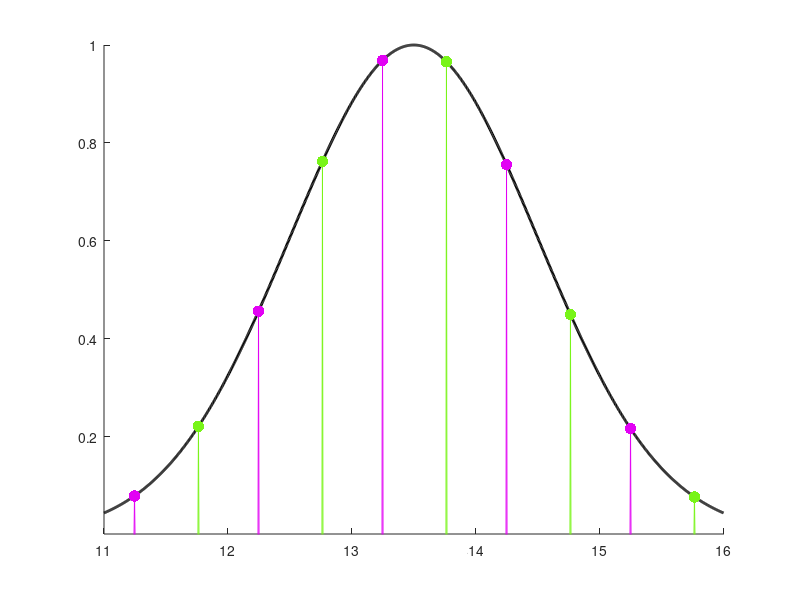
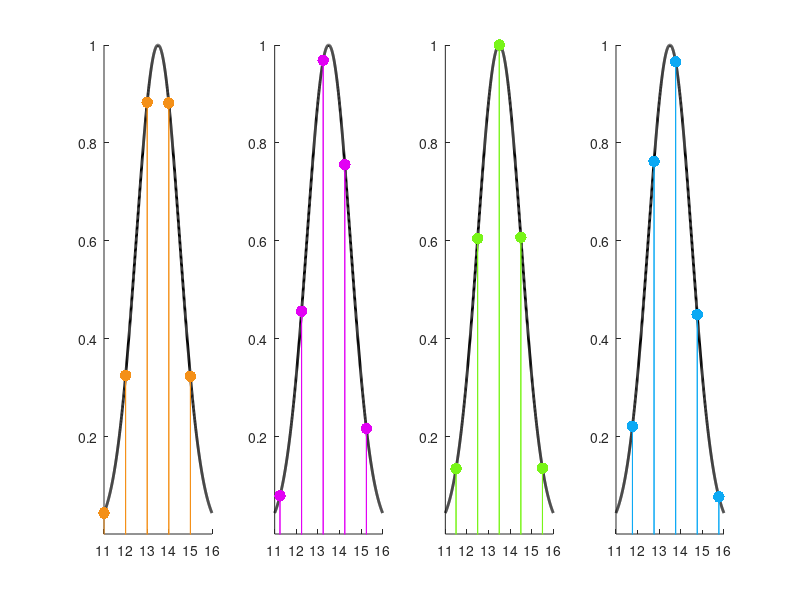

These charts were generated, in order, by the following MATLAB code: (Note: this script raises an error after producing the figures.)
%% Shepard tone spectrogram
% This script shows the spectrogram for the auditory stimuli
% Oude Lohuis et al. 2022 Nat Comms

Par.strAuStimType               = 'shepardtone';
Par.intSamplingRate             = 192000;                    %Preferred sampling rate
Par.FreqSpacing                 = 1/256;                    %Spacing between consecutive frequencies in octaves
Par.allOctaves                  = 13:Par.FreqSpacing:14-Par.FreqSpacing; %Init all octaves
Par.vecLoadFreqs                = 2.^Par.allOctaves;        %Init all frequencies
Par.vecLoadFreqs                = round(Par.vecLoadFreqs);  %Round them off to closest integer
% Par.vecLoadFreqs                = 8000:10:16000-10;  %Round them off to closest integer

Par.nFreqs                      = length(Par.vecLoadFreqs); %store number of loaded frequencies for module circularity
Par.ShepardTones                = 5;                        %Number of shepard tones (partial tones above and below)
Par.ShepardWeights              = gausswin(length(Par.vecLoadFreqs) * Par.ShepardTones); %Generate partial tone weights divide for sound range 0-1
Par.allHarmonics                = transpose((13-2):Par.FreqSpacing:(14+2)-Par.FreqSpacing);
Par.vecFreqChange               = 0.5;                      %Vector with possible delta frequency in octave
Par.minSampleDur                = 0.02;                     %Minimum duration of loaded tone that is repeated (too low and the schedule might get empty)
Par.maxSampleDur                = 0.1;                      %Maximum duration of loaded tone that is repeated (this determines resolution for changing ad hoc)

intThisTrial                    = 1;
Par.Stim.vecAuStimInt(intThisTrial) = 1;

%% Figure of weights in compound Shepard tone
exampletones = [64 196];

colors = {[245 145 24] [227 1 245] [120 245 24] [12 170 245]}; colors = cellfun(@(x) x/256,colors,'UniformOutput',false);

figure; set(gcf,'units','normalized','Position',[0.6 0.6 0.22 0.23],'color','w'); hold all;

% patch([13 14 14 13],[0 0 1 1],[0.8 0.8 0.8],'EdgeColor',[0.8 0.8 0.8]);
plot(Par.allHarmonics,Par.ShepardWeights,'k','LineWidth',2)
% bar(Par.allHarmonics,Par.ShepardWeights,'k','LineWidth',0.02)

% idx = 1:256:length(Par.allHarmonics);
% temp = zeros(size(Par.ShepardWeights)); temp(idx) = Par.ShepardWeights(idx);
% plot(Par.allHarmonics,temp,'-','Color',[0.8 0.8 0.8])

idx = exampletones(1):256:length(Par.allHarmonics);
% plot(Par.allHarmonics(idx),Par.ShepardWeights(idx),'.','Color',[0 0.6 0.3],'MarkerSize',25)
plot(Par.allHarmonics(idx),Par.ShepardWeights(idx),'.','Color',colors{2},'MarkerSize',25)
temp = zeros(size(Par.ShepardWeights)); temp(idx) = Par.ShepardWeights(idx);
plot(Par.allHarmonics,temp,'-','Color',colors{2})
idx = exampletones(2):256:length(Par.allHarmonics);
plot(Par.allHarmonics(idx),Par.ShepardWeights(idx),'.','Color',colors{3},'MarkerSize',25)
temp = zeros(size(Par.ShepardWeights)); temp(idx) = Par.ShepardWeights(idx);
plot(Par.allHarmonics,temp,'-','Color',colors{3})
xlim([11 16])
ylim([0.001 1])

%% Make small figures for the weights of four cardinal tones
exampletones = [1 64 128 196];

figure; set(gcf,'units','normalized','Position',[0.06 0.6 0.46 0.12],'color','w'); hold all;

for i = 1:4
    subplot(1,4,i); hold all;
    plot(Par.allHarmonics,Par.ShepardWeights,'k','LineWidth',2)
    idx = exampletones(i):256:length(Par.allHarmonics);
    temp = zeros(size(Par.ShepardWeights)); temp(idx) = Par.ShepardWeights(idx);
    plot(Par.allHarmonics(idx),Par.ShepardWeights(idx),'.','Color',colors{i},'MarkerSize',25)
    plot(Par.allHarmonics,temp,'-','Color',colors{i})
    xlim([11 16])
    ylim([0.001 1])
end

%% Make spectrogram of example auditory trial change:
exFreqs                                 = [64 196 196 196-16];

clear varAudio 
varAudio(length(Par.vecLoadFreqs))          = struct();

vecSoundChange          = [];

% for freq = find(idx)
for freq = exFreqs
    varAudio(freq).oct                  = Par.allOctaves(freq);
    varAudio(freq).freq                 = Par.vecLoadFreqs(freq);
    Par.Stim.vecFreq(intThisTrial)      = Par.vecLoadFreqs(freq);
    tempvar                             = load_auditory(Par,intThisTrial);
    stimDur                             = size(tempvar.vecSound,2)/Par.intSamplingRate;
    vecSound                            = repmat(tempvar.vecSound(1,:),1,floor(1/stimDur));
    vecSoundChange                      = [vecSoundChange vecSound];
end

%Compute the short-time Fourier transform
spacing = 1/256;
specOct = 10:spacing:17;
specF = 2.^specOct;
[S,F,T,P] = spectrogram(vecSoundChange,1000,100,specF,192000);

%trim very low powers
% P(P<1.9618e-12) = 1.9618e-12;
P(P<1e-12) = 1e-12;

% Make the figure
figure; set(gcf,'units','normalized','Position',[0.6 0.6 0.43 0.25],'color','w')
% imagesc(10*log10(psdx_all)); hold on;
imagesc(P); hold on;
% hotmap = parula(1200);
% hotmap = getPyPlot_cMap('CMRmap');
% hotmap = getPyPlot_cMap('Reds');
hotmap = [1:-0.01:0; 1:-0.01:0; 1:-0.01:0]'; hotmap(:,1) = hotmap(:,1).^0.25; %hotmap(:,3) = hotmap(:,3).^0.5;
cmap = colormap(hotmap); % caxis([-max(max(psdx_all)) 0])
colormap(cmap.^4);
caxis([1e-12 1e-4])

title('Spectrogram','FontSize',15)
resol = 128;
set(gca,'YTick',1:resol:length(specF), 'YTickLabels',specOct(1:resol:end),'FontSize', 12)
set(gca,'XTick',find(T>1,1), 'XTickLabels','Frequency Change','FontSize', 10)
xlabel('Time (s)')
ylabel('Frequency (Oct)')

c = colorbar;
c.Ticks = [0.001 0.5 1]*1e-4;
c.TickLabels = {'10^{-12}' '10^{-8}' '10^{-4}'};

%% Construct spectrogram of all possible tones:
nSamples                        = 10000;
psdx_all        = NaN(Par.nFreqs,nSamples/2+1);
SPL             = NaN(Par.nFreqs,1);
for iFreq = 1:Par.nFreqs
    
    Par.Stim.vecFreq(intThisTrial)    = Par.vecLoadFreqs(iFreq);
    varaudio            = load_auditory(Par,intThisTrial);
    sound               = repmat(varaudio.vecSound(1,:),1,5000);
    sound               = sound(1:nSamples);
%     sound               = filterA(sound,Par.intSamplingRate); 
%     SPL(iFreq)          = spl(sound,'air');
    x                   = sound + randn(size(sound))/10000; %Add noise to facilitate log10 imagesc
    N                   = length(x);
    xdft                = fft(x);
    xdft                = xdft(1:N/2+1);
    psdx                = (1/(Par.intSamplingRate*N)) * abs(xdft).^2;
    psdx(2:end-1)       = 2*psdx(2:end-1);
%     psdx                = smooth(psdx,10,'sgolay',2)';
    psdx                = smooth(psdx,10)';
    psdx_all(iFreq,:)   = psdx;
end

freq                    = 0:Par.intSamplingRate/nSamples:Par.intSamplingRate/2;

%Make figure:
figure; set(gcf,'units','normalized','Position',[0.2 0.1 0.25 0.28],'color','w')
imagesc(psdx_all); hold on; 

hotmap = parula(1000);
cmap = colormap(hotmap); 
colormap(cmap.^1.2);
caxis([1e-12 1e-4])

[~,lowIdx]              = min(abs(freq-Par.vecLoadFreqs(1)));
[~,highIdx]             = min(abs(freq-Par.vecLoadFreqs(end)));
plot([lowIdx highIdx highIdx lowIdx lowIdx],[Par.nFreqs Par.nFreqs 1 1 Par.nFreqs],'k','LineWidth',2);

title('Power Spectrum','FontSize',12)

resol = 64;

set(gca, 'YTick', 1:64:256, 'YTickLabels',sprintfc('2^{%2.2f}',Par.allOctaves([1:64:256])),'FontSize', 12)

tickpos = [find(freq>=2^12,1) find(freq>=2^13,1) find(freq>=2^14,1) find(freq>=2^15,1) find(freq>=2^16,1)];
tickposlabels = {'4098' '8192' '16384' '32768' '65536'};
set(gca, 'XTick',tickpos, 'XTickLabels',tickposlabels,'FontSize', 10)
xlabel('Frequency (kHz)')
ylabel('Ground Tone (kHz)')

